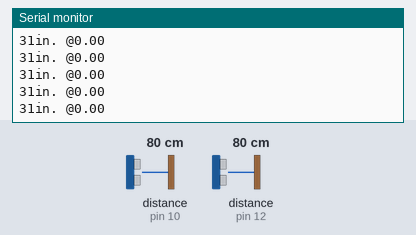
Bench run of a sketch on a simulated Arduino Uno, built with avr-gcc and run on an emulated ATmega328P. Shown: the last lines printed to the serial monitor. Wiring (inferred from the names in the program): 2 × ultrasonic range finder: trigger pin 9, echo pin 10 / trigger pin 11, echo pin 12. The inputs (shaded band) are chosen by the test bench; at power-on: distance to the obstacle (sensors on pin 10, pin 12) 80 cm. The echo pulse lasts 58.3 µs per cm.

Above: at 1.2 s.
1.3 s: distance to the obstacle (sensor on pin 10) set to 4 cm
At 1.9 s:
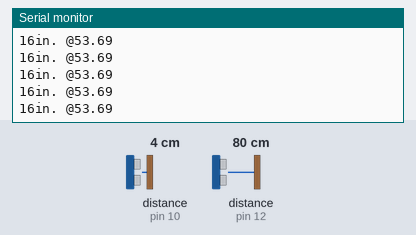
4.3 s: distance to the obstacle (sensor on pin 12) set to 60 cm
At 5.4 s:
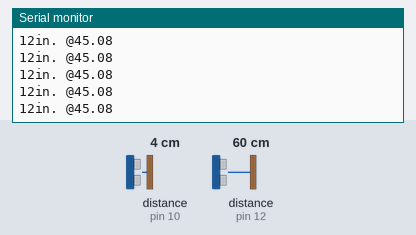
7.3 s: distance to the obstacle (sensor on pin 10) set to 13 cm
At 8.1 s:
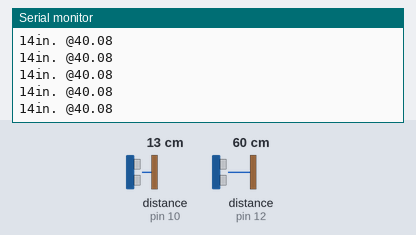
10.3 s: distance to the obstacle (sensor on pin 12) set to 2 cm
At 11.2 s:
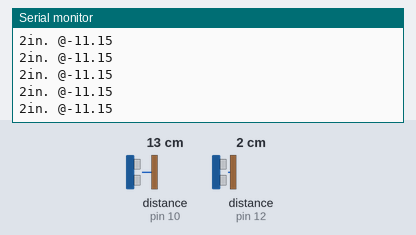
Timing chart, 0 to 13.3 s (numbered marks = the images above; inputs shaded):
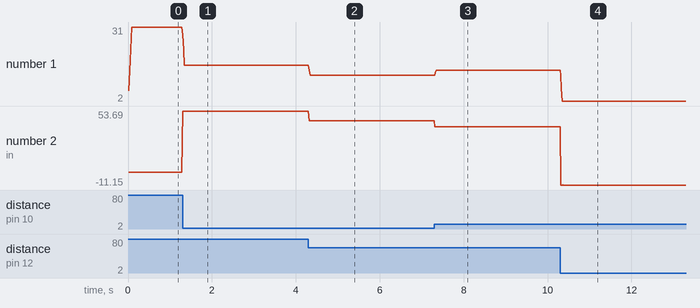

Measured:
- after the input at 1.3 s, the serial monitor: prints a new line at once (image 1)
- after the input at 4.3 s, the serial monitor: prints a new line at once (image 2)
- after the input at 7.3 s, the serial monitor: prints a new line at once (image 3)
- after the input at 10.3 s, the serial monitor: prints a new line at once (image 4)
- plotted number 1: 31 → 16 after the input at 1.3 s, 16 → 12 after the input at 4.3 s, 14 → 2 after the input at 10.3 s
- plotted number 2: 0 → 53.69 after the input at 1.3 s, 53.69 → 45.08 after the input at 4.3 s, 45.08 → 40.08 after the input at 7.3 s, 40.08 → -11.15 after the input at 10.3 s

The sketch:

DistanceArduino.ino
```cpp
// Code for the "final approach" toward a scoring element.
// Commando Robotics 2019 - Deep Space

#include "slaveVisionCommunications.h"
#include <math.h>
#include <Wire.h>

int trigPinLeft = 11;    // Trigger
int echoPinLeft = 12;    // Echo
int trigPinRight = 9;    // Trigger
int echoPinRight = 10;    // Echo

float previousLeftDistance = 0;
float previousRightDistance = 0;
float left;
float right;

int numberOfSamples = 5;
float leftDistances[5] = {0};
float rightDistances[5] = {0};

int leftSamples = 0;
int rightSamples = 0;
int leftBadSamples = 0;
int rightBadSamples = 0;


const float maxAllowableDelta = 10; // Any greater distance than this between reads is thrown out.

bool trustworthy = false;

void setupElegooUltrasonicSensor(){
  pinMode(trigPinLeft, OUTPUT);
  pinMode(trigPinRight, OUTPUT);
  pinMode(echoPinLeft, INPUT);
  pinMode(echoPinRight, INPUT);
}

float ultrasonicLeft(){
  float inches, duration;
  digitalWrite(trigPinLeft, LOW);
  delayMicroseconds(5);
  digitalWrite(trigPinLeft, HIGH);
  delayMicroseconds(10);
  digitalWrite(trigPinLeft, LOW);
  pinMode(echoPinLeft, INPUT);
  duration = pulseIn(echoPinLeft, HIGH);
  inches= (duration/2.0) / 74.0;   // Divide by 74 or multiply by 0.0135
  return inches;
}

float averagedUltrasonicLeft(){
  float newDistance = ultrasonicLeft();
  leftDistances[leftSamples] = newDistance;
  leftSamples = leftSamples + 1;
  if (leftSamples > (numberOfSamples - 1)) {
    leftSamples = 0;
  }
  float totalDistance = 0;
  for (int i = 0; i < numberOfSamples; ++ i) {
  totalDistance = leftDistances[i] + totalDistance;
  }
  float averageDistance = totalDistance / numberOfSamples;
  return averageDistance;
}

float ultrasonicRight(){
  float inches, duration;
  digitalWrite(trigPinRight, LOW);
  delayMicroseconds(5);
  digitalWrite(trigPinRight, HIGH);
  delayMicroseconds(10);
  digitalWrite(trigPinRight, LOW);
  pinMode(echoPinRight, INPUT);
  duration = pulseIn(echoPinRight, HIGH);
  inches = (duration/2.0) / 74.0;   // Divide by 74 or multiply by 0.0135
  return inches;
}

float averagedUltrasonicRight(){
  float newDistance = ultrasonicRight();
  rightDistances[rightSamples] = newDistance;
  rightSamples = rightSamples + 1;
  if (rightSamples > (numberOfSamples - 1)) {
    rightSamples = 0;
  }
  float totalDistance = 0;
  for (int i = 0; i < numberOfSamples; ++ i) {
    totalDistance = rightDistances[i] + totalDistance;
  }
  float averageDistance = totalDistance / numberOfSamples;
  return averageDistance;
}

int getDistance() {
  int center;
  center = (averagedUltrasonicLeft()+averagedUltrasonicRight())/2.0;
  if (center > 255) {
    center = 255;
  }

  return center;
}

// being rotation
double convertToDegrees(double r) {
  return r*180.0/3.14159;
}

double getRotationInDegrees() {
  double disBetweenSensors = 22; //Believe it or not this is the distance between the sensors on the robot
  double angleInRadians = atan(abs(left-right)/(disBetweenSensors)); //returns angle to be parallel
  if (left < right) {
    return -abs(convertToDegrees(angleInRadians));
  } else if (right < left) {
    return abs(convertToDegrees(angleInRadians));
  } else if (right == left) {
    return 0;
  }
}
//end rotation

bool isUltrasonicGood() {
  float leftDelta = abs(previousLeftDistance - left);
  float rightDelta = abs(previousRightDistance - right);

  if (leftDelta > maxAllowableDelta) {
    leftBadSamples = leftBadSamples + 1;
  } else {
    leftBadSamples = 0;
  }
  if (rightDelta > maxAllowableDelta) {
    rightBadSamples = rightBadSamples + 1;
  } else {
    rightBadSamples = 0;
  }
  if (leftBadSamples > 3  || rightBadSamples > 3){
    trustworthy = false;
  }
  else {
    trustworthy = true;
  }

  previousLeftDistance = left;
  previousRightDistance = right;

  return trustworthy;
}

const float maxDrivePowerThreshold = 0.25;
float convertToJoystickDrivePower(float drivePower) {
  if(drivePower > maxDrivePowerThreshold) return 1;
  return drivePower / maxDrivePowerThreshold;
}

const float maxStrafePowerThreshold = 0.60;
float convertToJoystickStrafePower(float strafePower) {
  if(strafePower > maxStrafePowerThreshold) return 1;
  return strafePower / maxStrafePowerThreshold;
}

const float maxRotatePowerThreshold = 0.20;
float convertToJoystickRotatePower(float rotatePower) {
  if(rotatePower > maxRotatePowerThreshold) return 1;
  return rotatePower / maxRotatePowerThreshold;
}

void updateUltrasonic() {
  left = ultrasonicLeft();
  right = ultrasonicRight();
}

//setup
void setup() {
  Serial.begin(9600);
  setupVisionCommunications(12);
  setupElegooUltrasonicSensor();
}

//print
void loop() {
  bool trustMe = false;
  double angle = 15.0;
  double distance = 12.0;
  updateUltrasonic();
  if (isUltrasonicGood()) {
    trustMe = true;
//    Serial.print(left);
//    Serial.print(",");
//    Serial.print(right);
//    Serial.print (" ");
    Serial.print(getDistance());
    Serial.print("in. @");
    Serial.print(getRotationInDegrees());
    Serial.print(" ");
    Serial.print("\n");

    updateDataForReplyToMaster(trustMe, convertToJoystickRotatePower(getRotationInDegrees()), convertToJoystickDrivePower(getDistance()), 0);
  } else {
    trustMe = false;
    Serial.print("bad data");
    updateDataForReplyToMaster(trustMe, 0, 0, 0);
  }
  Serial.print("\n");
}
```

slaveVisionCommunications.h
```cpp
// Communications for the slave Arduino to talk to master Arduinos.
// Commando Robotics - 2019 - Deep Space

#ifndef slaveVisionCommunications_h
#define slaveVisionCommunications_h

#include <Wire.h>
#include "visionTransmission.h"

// Communication object that handles communications by a slave for communicating to a master.
visionTransmission myI2CInfo;
static const int transmissionSize = sizeof(visionTransmission);
byte transmissionBuffer[transmissionSize];


// The Arduino will call this function if the Master requests data from this address.
// Do not call this function
static void replyToMaster() {
    Wire.write(transmissionBuffer, transmissionSize);
}
// Call this in your Arduino's main setup function if it is a slave.
// Address: Address your device will respond as a slave.
void setupVisionCommunications(int slaveAddress) {
    Wire.begin(slaveAddress);
    Wire.onRequest(replyToMaster);
}

// Places the values into a buffer that the Arduino will grab them from whenever the Master requests them.
// trustMe: Whether your values are good for the Master to follow
// angleInDegrees: Positive if the target is to the robot's right, negative if the target is to the left.
// distanceInInches: distance from our robot to the wall
// strafingPercentage: a relative value from -1.0 (target is way to the robot's left) to +1.0 (target is way to the robot's right)
void updateDataForReplyToMaster(bool trustMe, double angleInDegrees, double distanceInInches, double strafingPercentage) {
    myI2CInfo.isTrustworthy = trustMe;
    myI2CInfo.angleInDegrees = angleInDegrees;
    myI2CInfo.distanceInInches = distanceInInches;
    myI2CInfo.strafingPercentage = strafingPercentage;
    memcpy(transmissionBuffer, &myI2CInfo, transmissionSize);
}

#endif
```

visionTransmission.cpp
```cpp
#include "visionTransmission.h"

visionTransmission::visionTransmission() {
    isTrustworthy = false;
    angleInDegrees = 0.0;
    distanceInInches = 0.0;
    strafingPercentage = 0.0;
}
```

visionTransmission.h
```cpp
// Data we will send back and forth for vision information.

#ifndef visionTransmission_h
#define visionTransmission_h

class visionTransmission {
    public:
    bool isTrustworthy; // Whether the slave said it should be trusted.
    double angleInDegrees; // Angle (in degrees) sent from the slave.
    double distanceInInches; // Distance (in inches) sent from the slave.
    double strafingPercentage; // Amount the slae said to strafe (-1.0 to 1.0).

    // Constructor
    visionTransmission();
};

#endif
```
